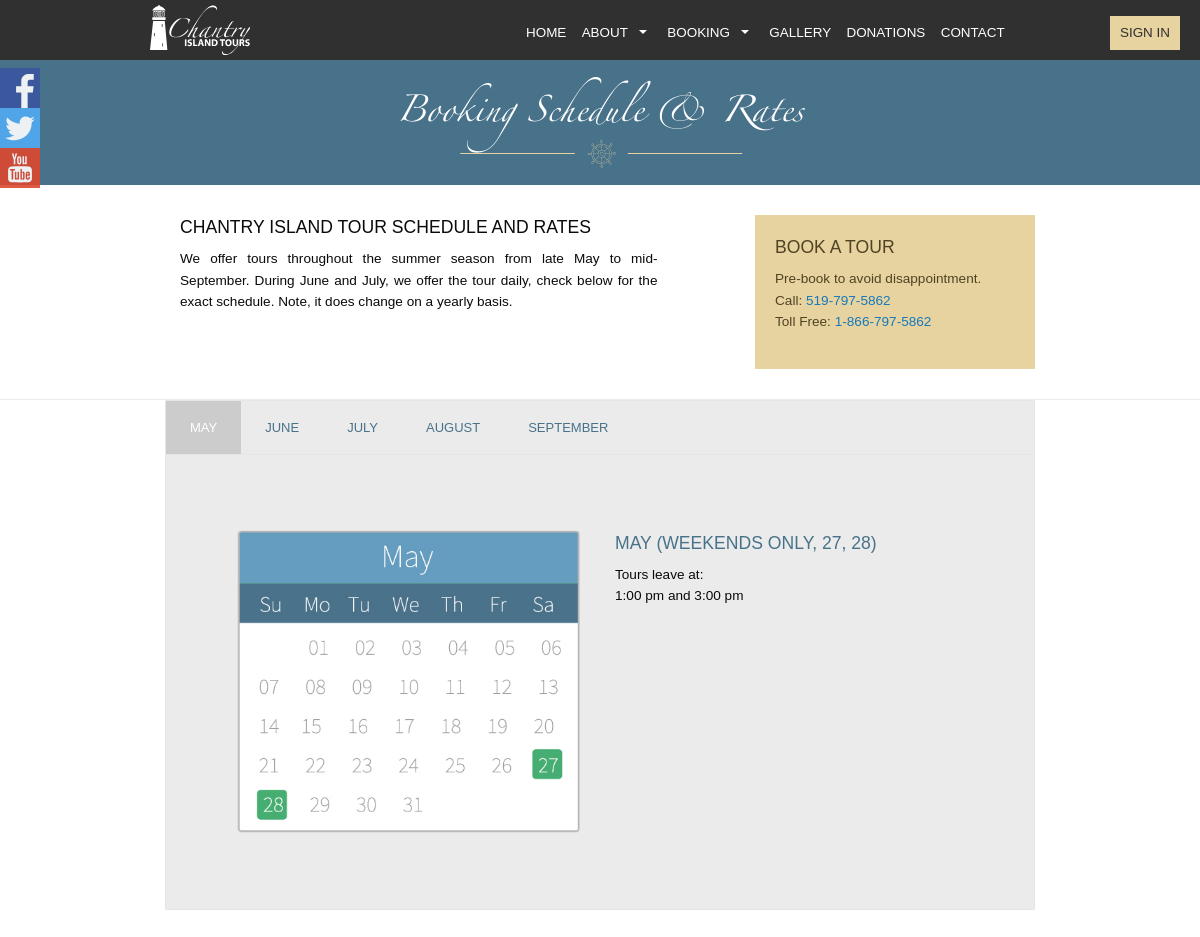
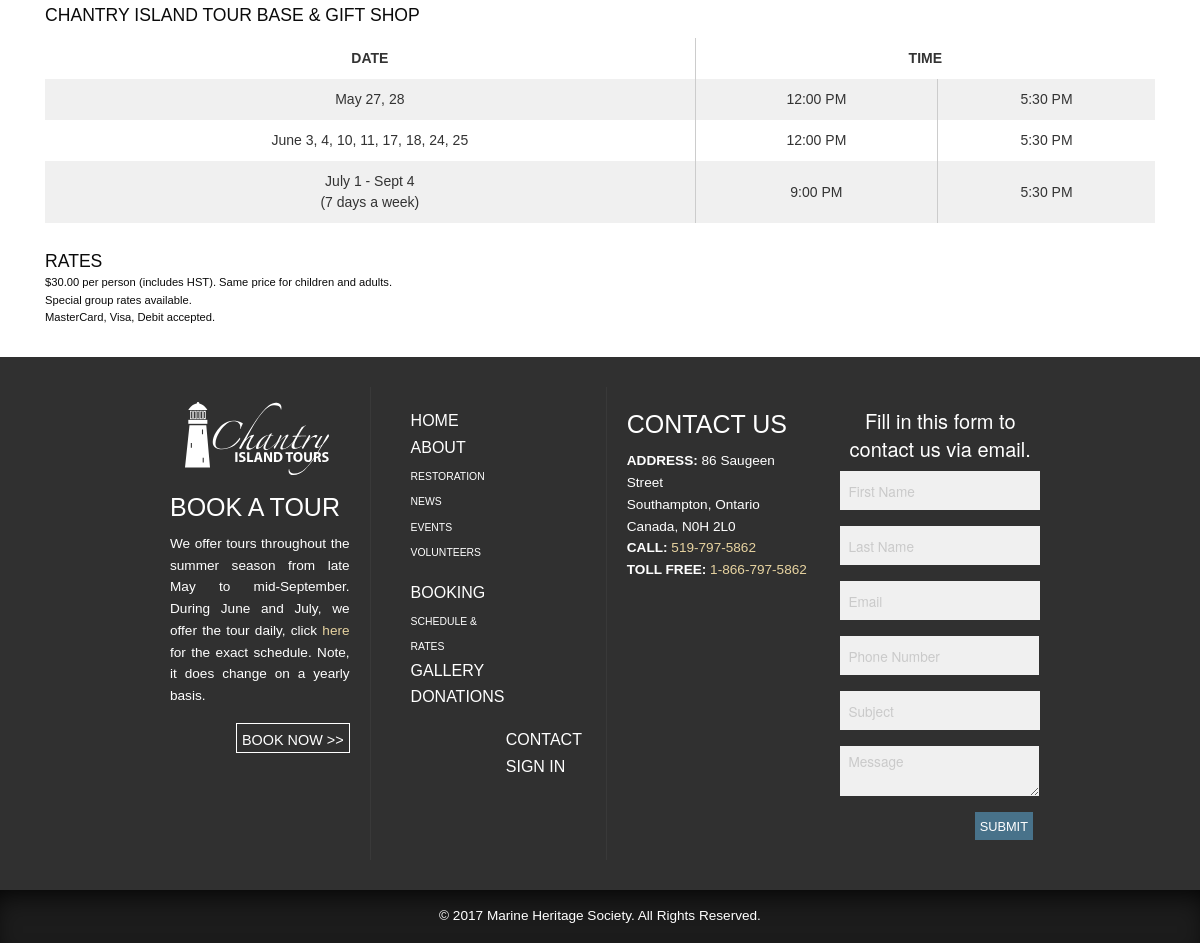
Page /schedule.php on the committed database (2 pictures, top to bottom).
### tables this page shows
CREATE TABLE `tbl_schedule` (
  `schedule_id` mediumint(40) UNSIGNED NOT NULL,
  `schedule_text` text,
  `schedule_schedule` text,
  `schedule_rates` text
);

CREATE TABLE `tbl_contact` (
  `contact_id` mediumint(40) UNSIGNED NOT NULL,
  `contact_phone` varchar(50) NOT NULL,
  `contact_tollphone` varchar(50) NOT NULL,
  `contact_address` varchar(200) NOT NULL
);

### admin/phpscripts/functions.php (called while the page is built, shortened)
<?php
	function getContact() {
		include('connect.php');
		$contactstring = "SELECT * FROM tbl_contact";
		$contactquery = mysqli_query($link, $contactstring);
		if ($contactquery) {
			$found_contact = mysqli_fetch_array($contactquery, MYSQLI_ASSOC);
			return $found_contact;
		} else {
			$message = "<i>There was a problem gathering this information.</i>";
			return $message;
		}
	}
	function getRates($id) {
		include('connect.php');
		$pagestring = "SELECT * FROM `tbl_schedule` WHERE schedule_id = {$id}";
		$pagequery = mysqli_query($link, $pagestring);
		if ($pagequery) {
			$found_page = mysqli_fetch_array($pagequery, MYSQLI_ASSOC);
			return $found_page;
		} else {
			$message = "<i>There was a problem gathering this information.</i>";
			return $message;
		}
	}
?>

### schedule.php (the view, shortened to what this page needs)
<?php
  $popContact = getContact();
  $id = 1;
  $popRates = getRates($id);
  require_once("includes/header.php");
?>
      <div class="row aboutInfo">
        <div class="small-12 medium-12 large-12 columns aboutHead">
          <h2>Booking Schedule & Rates</h2>
          <img src="images/wheel.svg" alt="Boat wheel" class="wheel">
        </div>
      </div>
      <div class="row bookingSec">
        <div class="small-12 small-centered medium-12 large-12 columns">
          <div class="small-12 medium-7 large-7 columns" id="ratesSec">
            <h3>Chantry Island Tour Schedule and Rates</h3>
            <p><?php echo $popRates['schedule_text'] ?></p>
          </div>
          <div class="small-12 medium-4 large-4 columns" id="bookTour2">
            <h3>Book a Tour</h3>
            <p>Pre-book to avoid disappointment.<br>
            Call: <a href="tel:<?php echo $popContact['contact_phone'] ?>"><?php echo $popContact['contact_phone'] ?></a><br>
            Toll Free: <a href="tel:<?php echo $popContact['contact_tollphone'] ?>"><?php echo $popContact['contact_tollphone'] ?></a></p>
          </div>
        </div>
      </div>
      <div class="row" id="tabsSec">
        <div class="small-12 medium-12 large-12 columns">
          <ul class="tabs" data-active-collapse="true" data-tabs id="collapsing-tabs">
            <li class="tabs-title is-active"><a href="#panelA">MAY</a></li>
            <li class="tabs-title"><a href="#panelB">JUNE</a></li>
            <li class="tabs-title"><a href="#panelC">JULY</a></li>
            <li class="tabs-title"><a href="#panelD">AUGUST</a></li>
            <li class="tabs-title"><a href="#panelE">SEPTEMBER</a></li>
          </ul>
          <div class="tabs-content" data-tabs-content="collapsing-tabs">
            <div class="tabs-panel is-active row" id="panelA">
              <div class="small-12 medium-6 large-6 columns">
                <img src="images/may.png" alt="May Calender">
              </div>
              <div class="small-12 medium-6 large-6 columns">
                <h4>MAY (WEEKENDS ONLY, 27, 28)</h4>
                <p style="float:left;">Tours leave at: <br>1:00 pm and 3:00 pm</p>
              </div>
            </div>
          </div>
        </div>
      </div>
      <div class="row" id="schedSec">
        <div class="small-12 medium-12 large-12 columns">
          <h3>Chantry Island Tour Base & Gift Shop </h3>
          <table class="tg">
            <tr>
              <th class="tg-s6z2" id="dateTitle">DATE</th>
              <th class="tg-baqh" id="timeTitle" colspan="2">TIME</th>
            </tr>
            <tr>
              <td class="tg-s6z2 borderClass row1">May 27, 28</td>
              <td class="tg-s6z2 borderClass row1">12:00 PM</td>
              <td class="tg-s6z2 row1">5:30 PM</td>
            </tr>
            <tr>
              <td class="tg-s6z2 borderClass row2">June 3, 4, 10, 11, 17, 18, 24, 25</td>
              <td class="tg-s6z2 borderClass row2">12:00 PM</td>
              <td class="tg-s6z2 row2">5:30 PM</td>
            </tr>
            <tr>
              <td class="tg-s6z2 borderClass row3">July 1 - Sept 4<br>(7 days a week)</td>
              <td class="tg-s6z2 borderClass row3">9:00 PM</td>
              <td class="tg-s6z2 row3">5:30 PM</td>
            </tr>
          </table>
        </div>
        <div class="small-12 medium-12 large-12 columns" id="ratesBlurb">
          <h3>Rates</h3>
          <p><?php echo $popRates['schedule_rates'] ?></p>
        </div>
      </div>
<?php
  require_once("includes/footer.php");
?>

### includes/footer.php (shortened to what this page needs)
<?php
  $popContact = getContact();
?>
      <footer class="row" id="footerSec">
        <div class="small-12 medium-12 medium-centered large-9 columns" id="footerPad">
          <div class="small-12 medium-3 large-3 columns" id="bookingFoot">
            <a href="index.php"><img src="images/new_logo.svg" id="footerLogo" alt="Logo"></a>
            <h4>Book a Tour</h4>
            <p>We offer tours throughout the summer season from late May to mid-September. During June and July, we offer the tour daily, click <a href="bookings.php">here</a> for the exact schedule. Note, it does change on a yearly basis.</p>
            <a href="booking.php" class="button" id="tourBut2">BOOK NOW >></a>
          </div>
          <div class="hide-for-small-only medium-2 large-3 columns" id="footNav">
            <div class="medium-4 large-6 columns" id="leftNav">
              <ul>
                <li><a href="index.php" class="mainLink">HOME</a></li>
                <li><a href="about.php" class="mainLink">ABOUT</a></li>
                <li><a href="restoration.php" class="subLink">RESTORATION</a></li>
                <li><a href="news.php" class="subLink">NEWS</a></li>
                <li><a href="events.php" class="subLink">EVENTS</a></li>
                <li><a href="volunteers.php" class="subLink">VOLUNTEERS</a></li>
              </ul>
            </div>
            <div class="medium-4 large-6 columns" id="midNav">
              <ul>
                <li><a href="booking.php" class="mainLink">BOOKING</a></li>
                <li><a href="schedule.php" class="subLink">SCHEDULE & RATES</a></li>
                <li><a href="gallery.php" class="mainLink">GALLERY</a></li>
                <li><a href="donations.php" class="mainLink">DONATIONS</a></li>
              </ul>
            </div><br>
            <div class="medium-4 large-6 columns" id="rightNav">
              <ul>
                <li><a href="contact.php" class="mainLink">CONTACT</a></li>
                <li><a href="signin.php" class="mainLink">SIGN IN</a></li>
              </ul>
            </div>
          </div>
          <div class="small-12 medium-3 large-4 columns end" id="address">
            <h4>Contact Us</h4>
            <p><b>ADDRESS:</b> <?php echo $popContact['contact_address'] ?><br>
            <b>CALL:</b> <a href="tel:<?php echo $popContact['contact_phone'] ?>"><?php echo $popContact['contact_phone'] ?></a><br>
            <b>TOLL FREE:</b> <a href="tel:<?php echo $popContact['contact_tollphone'] ?>"><?php echo $popContact['contact_tollphone'] ?></a></p>
          </div>
          <div class="small-12 medium-4 large-3 columns end" id="conForm">
            <h5>Fill in this form to contact us via email.</h5>
            <form action="contact.php" method="post">
            <input type="text" name="fname" placeholder="First Name" required>
            <input type="text" name="lname" placeholder="Last Name" required>
            <input type="email" name="email" placeholder="Email" required>
            <input type="tel" name="phone" placeholder="Phone Number" required>
            <input type="text" name="subject" placeholder="Subject" required>
            <textarea placeholder="Message" name="message"></textarea>
            <input type="submit" name="submit" value="Submit">
          </form>
          </div>
        </div>
          <div class="small-12 medium-12 large-12 columns" id="copyright">
            <p>© 2017 Marine Heritage Society. All Rights Reserved.</p>
          </div>
      </footer>
    </div>
  </body>
</html>

### rows in the picture
tbl_schedule: schedule_text "We offer tours throughout the summer season from late May to mid-September. During June and July, we offer the tour daily, check below for the exact schedule. Note, it does change on a yearly basis.", schedule_rates "$30.00 per person (includes HST). Same price for children and adults. Special group rates available. MasterCard, Visa, Debit accepted."
tbl_contact: contact_phone "519-797-5862", contact_tollphone "1-866-797-5862", contact_address "86 Saugeen Street Southampton, Ontario Canada, N0H 2L0"
